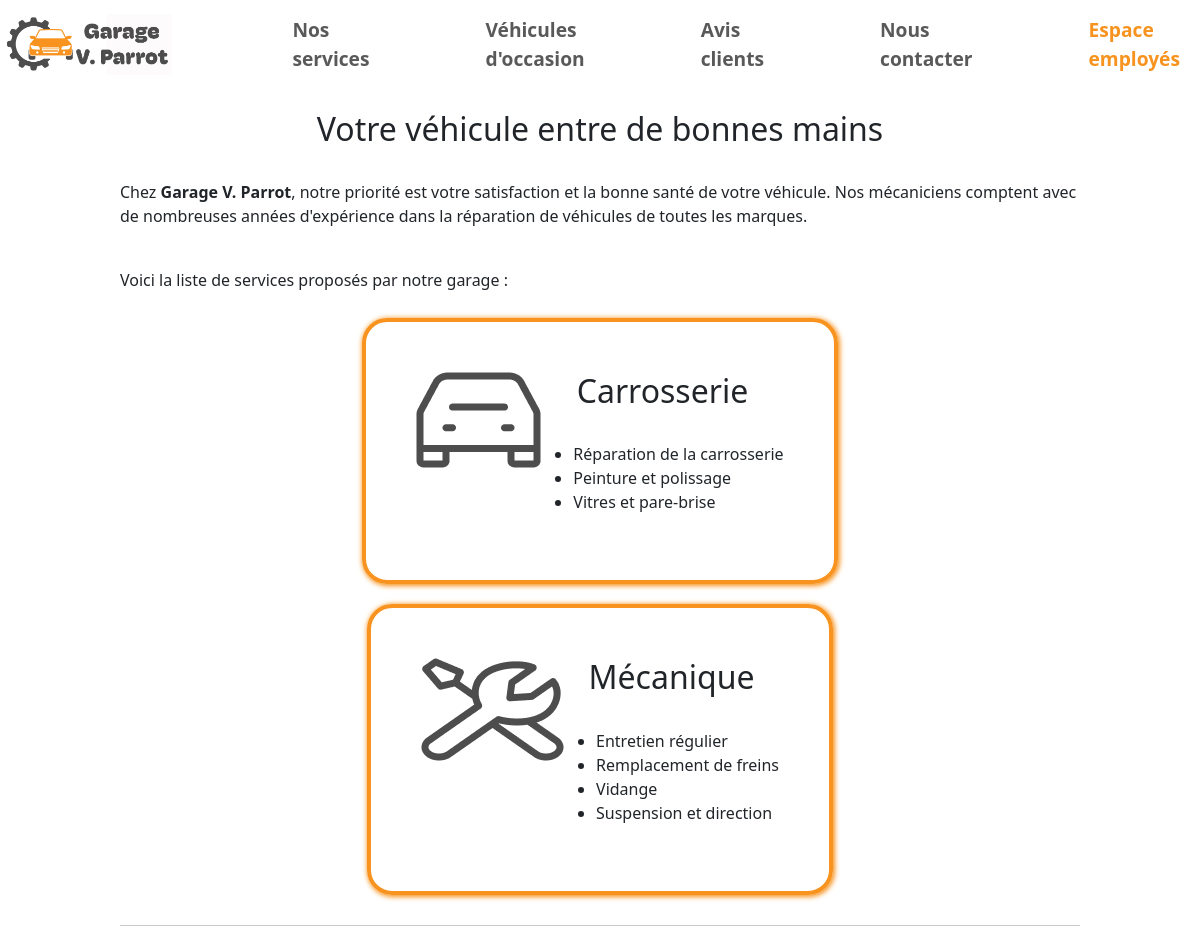
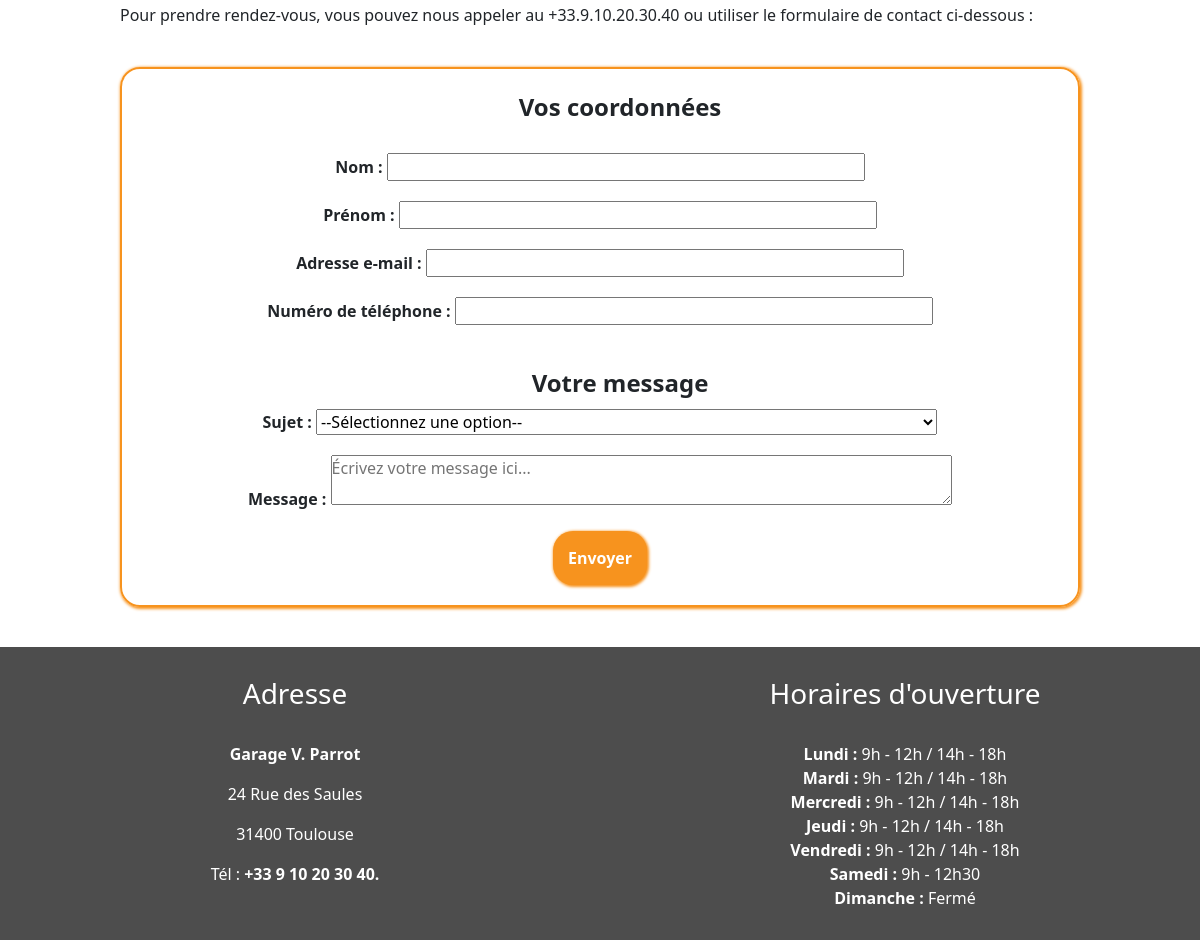
/services.php, run on the app's committed database (2 pictures, top to bottom).
### tables this page shows
CREATE TABLE services
(
    id_services INT(11) NOT NULL PRIMARY KEY AUTO_INCREMENT,
    categorie VARCHAR(50),
    nom_service VARCHAR(255)
);

CREATE TABLE horaires
(
    id_horaires INT(11) NOT NULL PRIMARY KEY AUTO_INCREMENT,
    jour VARCHAR(25) NOT NULL,
    heure VARCHAR(255)
);

### bdd/servicesBDD.php (called while the page is built)
<?php
$dsn = 'mysql:host=127.0.0.1;dbname=GarageVincentParrot';
$username = 'adminGarage';
$password = '20pKwL85g!7s';
try{
    $pdo = new PDO($dsn, $username, $password);
    $pdo->setAttribute(PDO::ATTR_ERRMODE, PDO::ERRMODE_EXCEPTION);
    $queryCarrosserie = 'SELECT nom_service FROM services WHERE categorie = "Carrosserie"';
    $stmt = $pdo->query($queryCarrosserie);
    $servicesCarrosserie = $stmt->fetchAll(PDO::FETCH_ASSOC);
    $queryMecanique = 'SELECT nom_service FROM services WHERE categorie = "Mécanique"';
    $stmt = $pdo->query($queryMecanique);
    $servicesMecanique = $stmt->fetchAll(PDO::FETCH_ASSOC);
}
catch (PDOException $e){
    echo "Erreur de connexion à la base de données : ". $e->getMessage();
}
?>

### services.php (the view, shortened to what this page needs)
<?php include 'bdd/servicesBDD.php' ?>
<!DOCTYPE html>
<html lang="fr">
<head>
    <link href="https://cdn.jsdelivr.net/npm/bootstrap@5.3.2/dist/css/bootstrap.min.css" rel="stylesheet">
    <link rel="stylesheet" href="styles/styles.css">
</head>
<body>
    <header>
    </header>
    <section class="texte-services">
    <h2>Votre véhicule entre de bonnes mains</h2>
    <br>
    <p>Chez <strong>Garage V. Parrot</strong>, notre priorité est votre satisfaction et la bonne santé de votre véhicule.
    Nos mécaniciens comptent avec de nombreuses années d'expérience dans la réparation de véhicules de toutes les marques.
    </p>
    <br>
    <p>Voici la liste de services proposés par notre garage :</p>
    <div class="services">
            <div class="carrosserie">
                <div><img src="images/carrosserie.png"></div>
                <div>
                    <h2 style="text-align: center;">Carrosserie</h2>
                    <br>
                    <ul>
                        <?php foreach($servicesCarrosserie as $serviceCarrosserie){
                            echo'<li>' . $serviceCarrosserie['nom_service'] . '</li>';
                        } ?>
                    </ul>
                </div>
            </div>
            <div class="mécanique">
                <div><img src="images/mecanique.png"></div>
                <div>
                    <h2 style="text-align: center;">Mécanique</h2>
                    <br>
                    <ul>
                    <?php foreach($servicesMecanique as $serviceMecanique){
                            echo'<li>' . $serviceMecanique['nom_service'] . '</li>';
                        } ?>
                    </ul>
                </div>
            </div>
        </div>
    <hr>
    <p>Pour prendre rendez-vous, vous pouvez nous appeler au +33.9.10.20.30.40 ou utiliser le formulaire de contact ci-dessous :</p>
    </section>
    <?php include 'formulaire-contact.php' ?>
    <?php include 'footer.php' ?>
</body>
</html>

### bdd/horaires.php
<?php
$dsn = 'mysql:host=127.0.0.1;dbname=GarageVincentParrot';
$username = 'adminGarage';
$password = '20pKwL85g!7s';
try{
    $pdo = new PDO($dsn, $username, $password);
    $pdo->setAttribute(PDO::ATTR_ERRMODE, PDO::ERRMODE_EXCEPTION);
    $query = 'SELECT * FROM horaires';
    $stmt = $pdo->query($query);
    $horaires = $stmt->fetchAll(PDO::FETCH_ASSOC);
    foreach($horaires as $horaire){
        echo '<b>' . $horaire['jour'] . '</b>' . " " . $horaire['heure'] . '<br>';
    }
}
catch (PDOException $e){
    echo "Erreur de connexion à la base de données : ". $e->getMessage();
}
?>

### styles/styles.css (style rules this page uses)
* { margin: 0; padding: 0; box-sizing: border-box; }
body { color: #4d4d4d; font-family: Passion+One, Georgia, sans-serif; font-size: large; }
a { text-decoration: none; color: white; }
h2, h1 { text-align: center; color: #4d4d4d; }
header { display: flex; justify-content: space-around; align-items: center; position: sticky; top: 0px; background-color: white; }
.logo-header { width: 300px; }
nav { font-weight: bold; font-size: larger; }
nav ul { display: flex; list-style-type: none; justify-content: space-between; }
nav li { margin-left: 100px; text-decoration: none; }
nav a { text-decoration: none; color: #4d4d4d; font-family: Passion+One, Georgia, sans-serif; }
.services { display: flex; flex-wrap: wrap; justify-content: space-evenly; margin-bottom: 20px; }
.carrosserie, .mécanique { border: 4px; border-color: #f7931e; border-style: solid; border-radius: 25px; padding: 50px; margin: 10px; box-shadow: 1px 1px 5px 1px #f7931e; display: flex; flex-wrap: wrap; justify-content: space-evenly; }
.texte-services { margin: 20px 10% 20px 10%; }

### data on the page
services: nom_service "Réparation de la carrosserie"
services: nom_service "Peinture et polissage"
services: nom_service "Vitres et pare-brise"
services: nom_service "Entretien régulier"
services: nom_service "Remplacement de freins"
services: nom_service "Vidange"
services: nom_service "Suspension et direction"
horaires: jour "Lundi :", heure "9h - 12h / 14h - 18h"
horaires: jour "Mardi :", heure "9h - 12h / 14h - 18h"
horaires: jour "Mercredi :", heure "9h - 12h / 14h - 18h"
horaires: jour "Jeudi :", heure "9h - 12h / 14h - 18h"
horaires: jour "Vendredi :", heure "9h - 12h / 14h - 18h"
horaires: jour "Samedi :", heure "9h - 12h30"
horaires: jour "Dimanche :", heure "Fermé"
